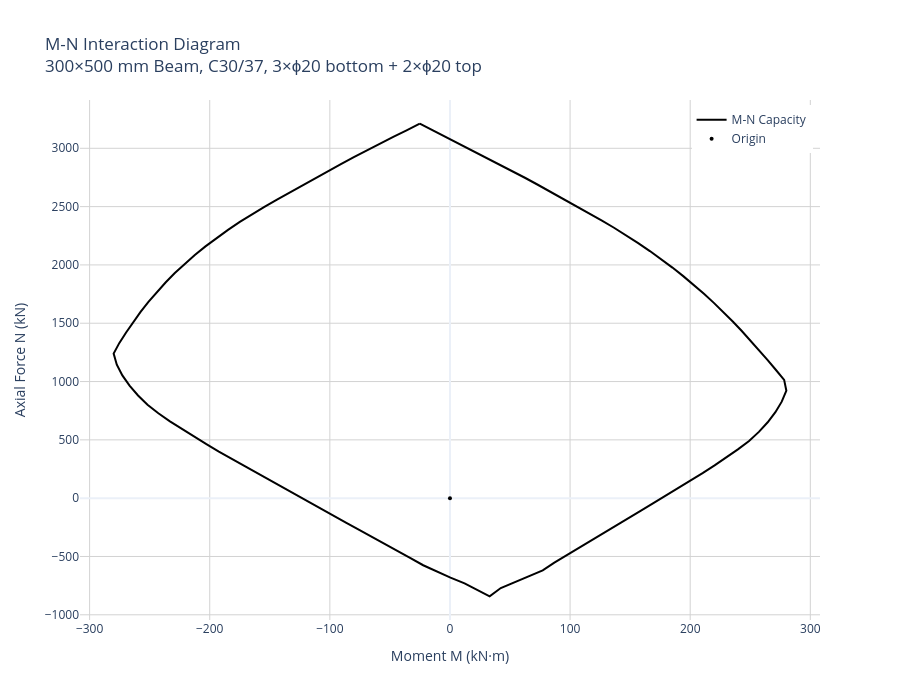

Here is the notebook cell this chart was saved with:
### Markdown cell above
## 6. Visualize the M-N Curve <a id='visualize'></a>

Plot the complete M-N interaction diagram with hover over resistance tooltips.

### Code cell
# Visualize using the new plot() method
fig = diagram.plot(
    show=True,
    title="M-N Interaction Diagram<br>300×500 mm Beam, C30/37, 3×ϕ20 bottom + 2×ϕ20 top",
    n_points=120
)

# The interactive Plotly plot shows:
# - Full M-N interaction curve
# - Hover to see detailed values at each point
# - Pan, zoom, and interact with the plot
